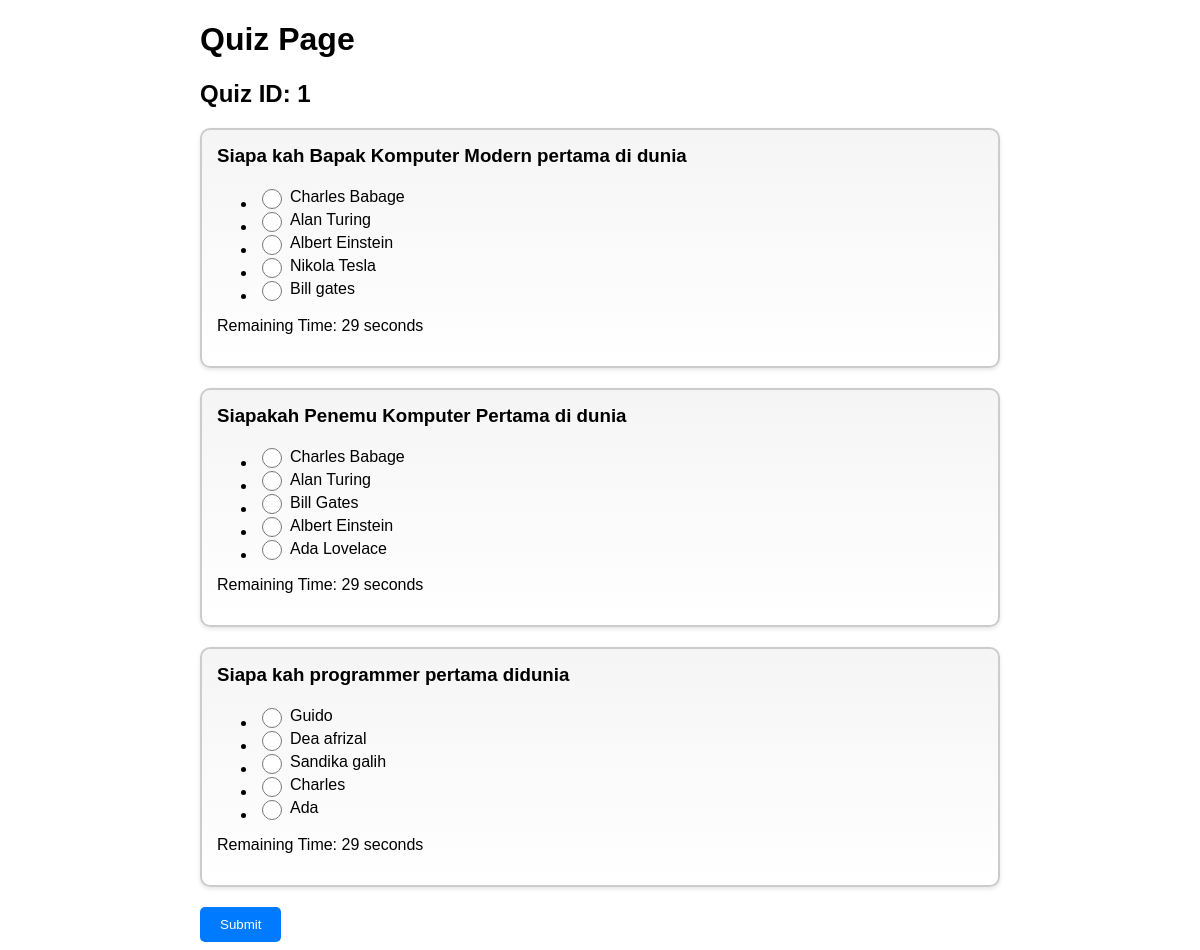
The page /1 (signed in) on the database its author committed.
### exam/models.py (models this page shows, shortened)
class Question(models.Model):
	question_name= models.ForeignKey(courseName, on_delete=models.CASCADE)
	question = models.CharField(max_length= 200)
	time_limit = models.DurationField(default=timezone.timedelta(minutes=10))
	answer = models.IntegerField()
	option_one= models.CharField(max_length= 200, blank= True)
	option_two= models.CharField(max_length= 200, blank= True)
	option_three= models.CharField(max_length= 200, blank= True)
	option_four= models.CharField(max_length= 200, blank= True)
	option_five= models.CharField(max_length= 200, blank= True)
	marks= models.IntegerField(default=5)

### exam/views.py (the view)
# urls.py: path('<id>', take_id, name="take_id"),
@login_required
def take_id(request, id):
    try:
        id_value= int(id)
        questions = Question.objects.filter(question_name_id=id_value)[:20]
        content = {'id': id, 'questions': questions}
        return render(request, 'quiz.html', content)
    except ValueError:
        raise Http404("No data found for the given ID")

### templates/quiz.html (shortened to what this page needs)
{% extends 'base.html' %}
{% load static %}
{% block content %}
    <link rel="stylesheet" href="{% static 'style.css' %}">
<div class="quiz-container">
    <h1>Quiz Page</h1>
    <h2>Quiz ID: {{ id }}</h2>
    <form method="post" action="{% url 'quiz_submit' %}">
        {% for question in questions %}
        <div class="quiz-card">
            <h3>{{ question.question }}</h3>
            <ul>
        <li><label class="radio-label"><input type="radio" name="question_{{ question.id }}" value="1">
            <label class="option-label">{{ question.option_one }}</label></label></li>
        <li><label class="radio-label"><input type="radio" name="question_{{ question.id }}" value="2">
            <label class="option-label">{{ question.option_two }}</label></label></li>
        <li><label class="radio-label"><input type="radio" name="question_{{ question.id }}" value="3">
            <label class="option-label">{{ question.option_three }}</label></label></li>
        <li><label class="radio-label"><input type="radio" name="question_{{ question.id }}" value="4">
            <label class="option-label">{{ question.option_four }}</label></label></li>
        <li><label class="radio-label"><input type="radio" name="question_{{ question.id }}" value="5">
            <label class="option-label">{{ question.option_five }}</label></label></li>
    </ul>
            <p class="timer" data-time="{{ question.time_limit.total_seconds }}">Remaining Time: {{ question.time_limit.total_seconds }} seconds</p>
        </div>
        {% endfor %}
        <button class="button" type="submit">Submit</button>
    </form>
</div>
{% endblock %}

### templates/base.html (shortened to what this page needs)
{% load static %}
<!DOCTYPE html>
{% block content %}{% endblock %}
</body>
</html>

### static/style.css (style rules this page uses)
.quiz-container { max-width: 800px; margin: 0 auto; }
.radio-label { display: flex; align-items: center; }
.radio-label input[type="radio"] { margin-right: 8px; width: 20px; height: 20px; }
.quiz-card { border: 2px solid #ccc; border-radius: 10px; padding: 15px; background: linear-gradient(to bottom, #f5f5f5, #ffffff); margin-bottom: 20px; box-shadow: 0 2px 4px rgba(0, 0, 0, 0.1); }
.quiz-card h3 { margin-top: 0; }
.button { display: inline-block; padding: 10px 20px; background-color: #007bff; color: #fff; text-decoration: none; border: none; border-radius: 5px; }
.option-label { cursor: pointer; }

### templates/quiz.html (style rules this page uses)
.quiz-card { border: 2px solid #ccc; border-radius: 10px; padding: 15px; margin-bottom: 20px; }
.option-label { cursor: pointer; }

### rows shown on the page
Question: question "Siapa kah Bapak Komputer Modern pertama di dunia", option_one "Charles Babage", option_two "Alan Turing", option_three "Albert Einstein", option_four "Nikola Tesla", option_five "Bill gates"
Question: question "Siapakah Penemu Komputer Pertama di dunia", option_one "Charles Babage", option_two "Alan Turing", option_three "Bill Gates", option_four "Albert Einstein", option_five "Ada Lovelace"
Question: question "Siapa kah programmer pertama didunia", option_one "Guido", option_two "Dea afrizal", option_three "Sandika galih", option_four "Charles", option_five "Ada"

### other values the page prints
{{ id }} "1"
